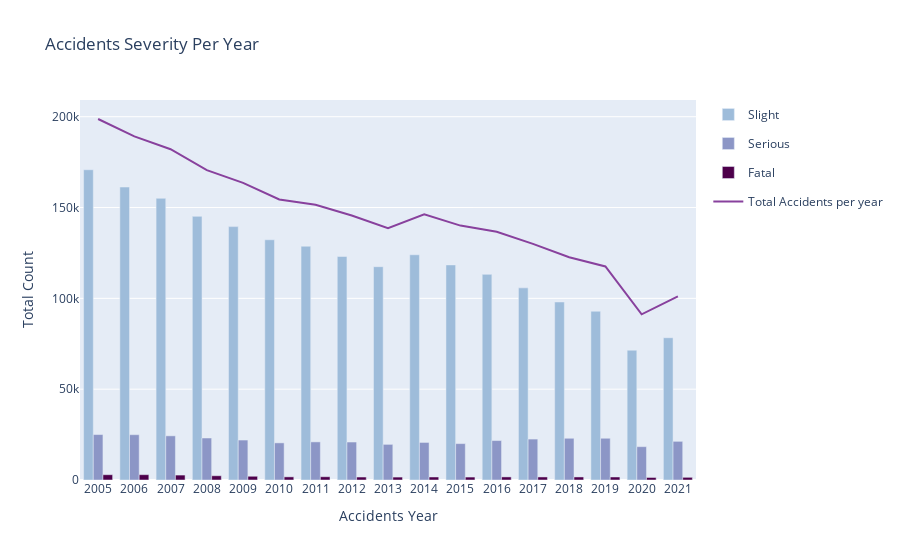

The notebook cell saved with this chart:
### Code cell
layout = go.Layout(title="Accidents Severity Per Year", 
                        barmode='group', 
                        xaxis = dict(ticks='', nticks=24, 
                                    title=go.layout.xaxis.Title(
                                    text='Accidents Year')),
                        yaxis = dict(title=go.layout.yaxis.Title(
                                    text='Total Count')))

fig = go.Figure(data=[trace_1, trace_2, trace_3, trace_4], layout=layout)
fig.iplot( filename='Accidents_Severity_Per_Year')

### Figure 1 — Plotly figure (JSON) as saved in the notebook; plotly's stock layout.template omitted (floating-point values rounded to 4 significant figures)
{"data": [{"marker": {"color": "rgb(158,188,218)"}, "name": "Slight", "type": "bar", "x": [2005, 2006, 2007, 2008, 2009, 2010, 2011, 2012, 2013, 2014, 2015, 2016, 2017, 2018, 2019, 2020, 2021], "y": [170793, 161289, 155079, 145129, 139500, 132243, 128691, 123033, 117428, 123988, 118402, 113201, 105772, 97996, 92898, 71453, 78329]}, {"marker": {"color": "rgb(140,150,198)"}, "name": "Serious", "type": "bar", "x": [2005, 2006, 2007, 2008, 2009, 2010, 2011, 2012, 2013, 2014, 2015, 2016, 2017, 2018, 2019, 2020, 2021], "y": [25029, 24946, 24322, 23121, 21997, 20440, 20986, 20901, 19624, 20676, 20038, 21725, 22534, 22968, 22980, 18355, 21284]}, {"marker": {"color": "rgb(77,0,75)"}, "name": "Fatal", "type": "bar", "x": [2005, 2006, 2007, 2008, 2009, 2010, 2011, 2012, 2013, 2014, 2015, 2016, 2017, 2018, 2019, 2020, 2021], "y": [2913, 2926, 2714, 2341, 2057, 1731, 1797, 1637, 1608, 1658, 1616, 1695, 1676, 1671, 1658, 1391, 1474]}, {"legendgroup": "group2", "marker": {"color": "rgb(136,65,157)"}, "mode": "lines", "name": "Total Accidents per year", "type": "scatter", "x": [2005, 2006, 2007, 2008, 2009, 2010, 2011, 2012, 2013, 2014, 2015, 2016, 2017, 2018, 2019, 2020, 2021], "y": [198735, 189161, 182115, 170591, 163554, 154414, 151474, 145571, 138660, 146322, 140056, 136621, 129982, 122635, 117536, 91199, 101087]}], "layout": {"barmode": "group", "title": {"text": "Accidents Severity Per Year"}, "xaxis": {"nticks": 24, "ticks": "", "title": {"text": "Accidents Year"}}, "yaxis": {"title": {"text": "Total Count"}}}}
